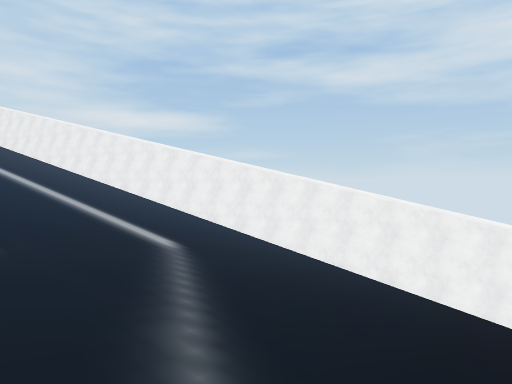
View 1 (above)

22 first-person views from a walk through a scene from a Unity 3-D project. The camera is 1.4 m above the floor, tilts 2° down and sees 70° across. The floor is counted in squares, 2 m on a side. Each view is taken from the middle of a square. On the plan, view 1 faces up. The plan holds only what a view shows up to about 11 squares ahead; the rest is blank. The place goes on beyond the plan. The player character is not drawn. Some animated figures are not drawn. Some surface patterns are stand-ins.

View 2
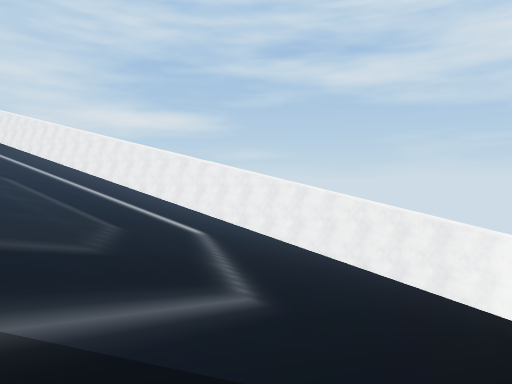

View 3
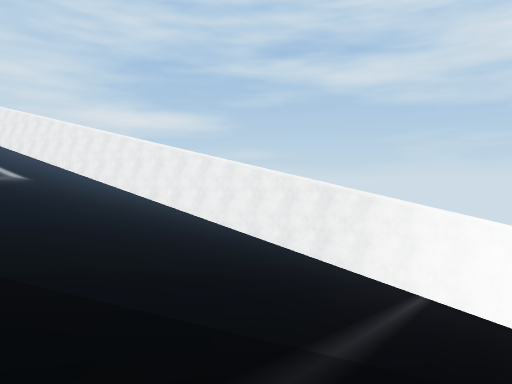

View 4
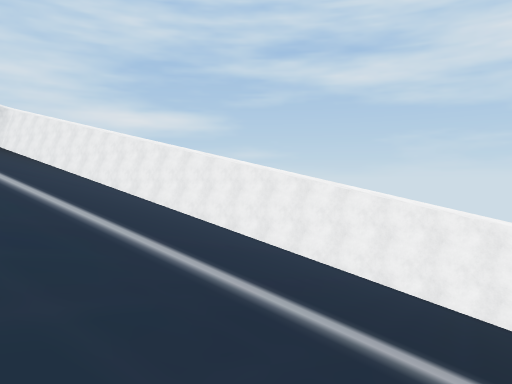

View 5
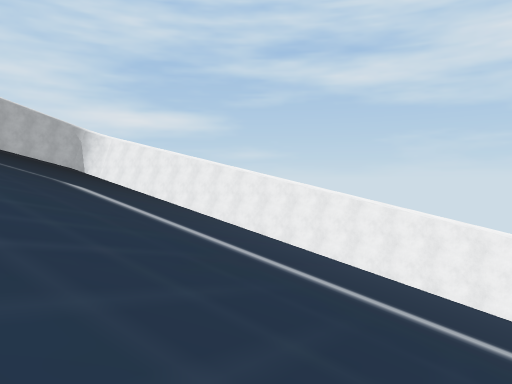

View 6
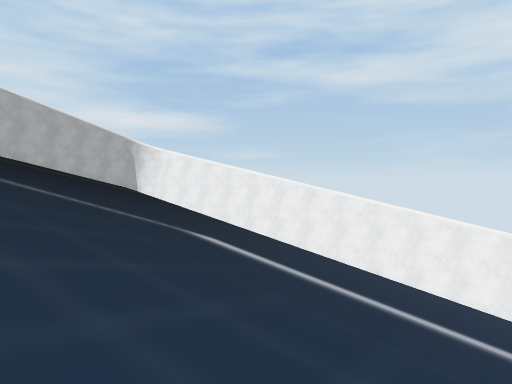

View 7
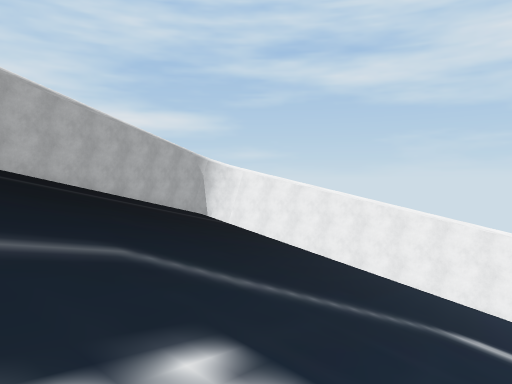

View 8
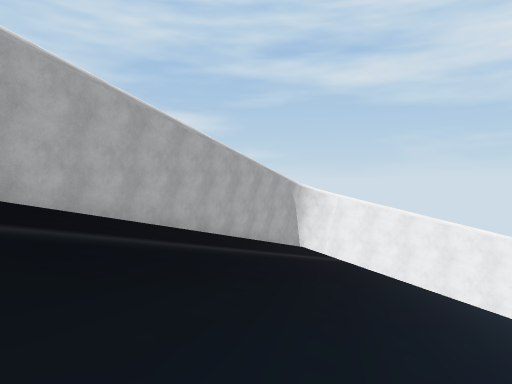

View 9
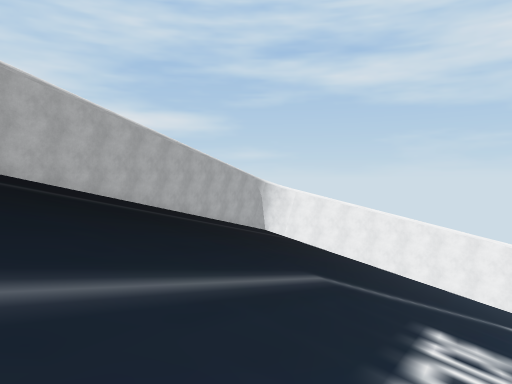

View 10
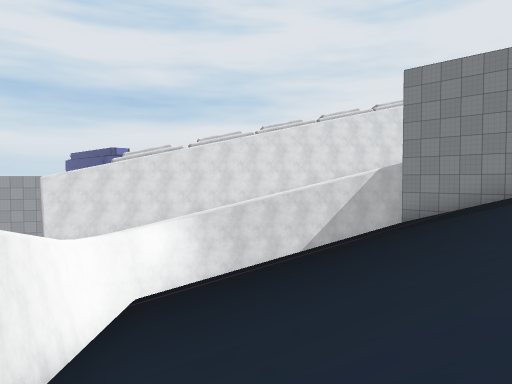

View 11
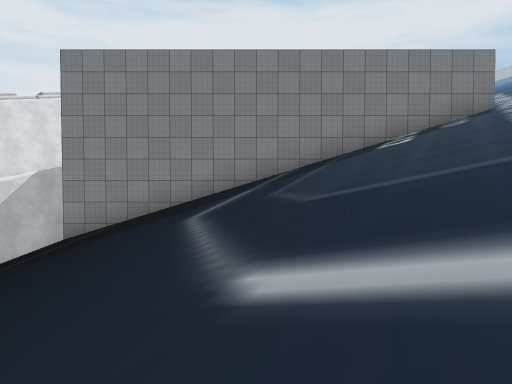

View 12
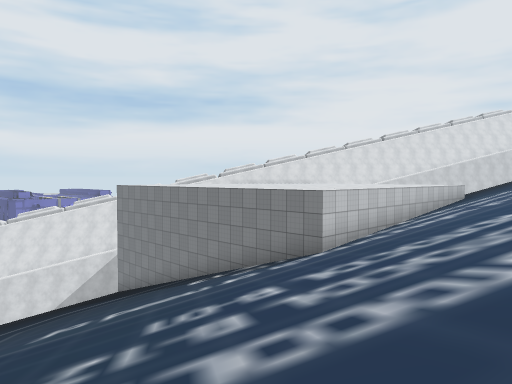

View 13
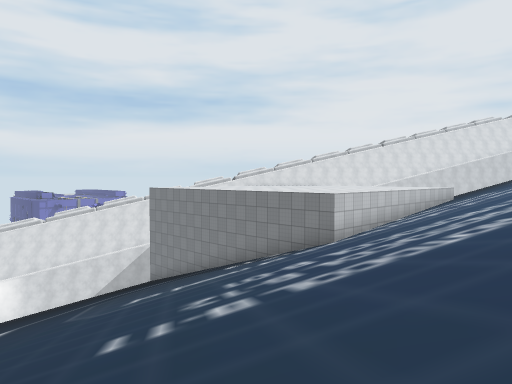

View 14
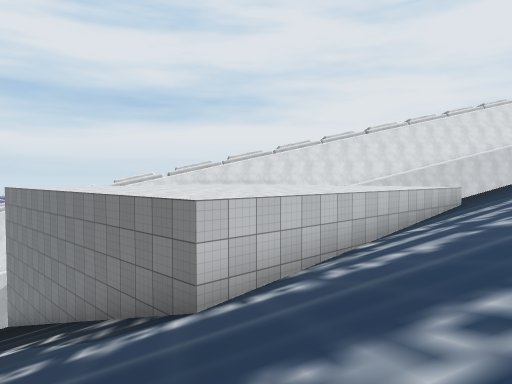

View 15
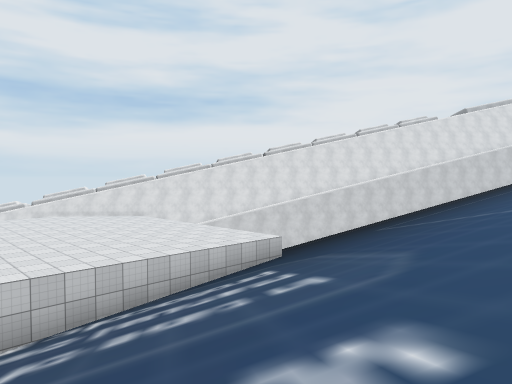

View 16
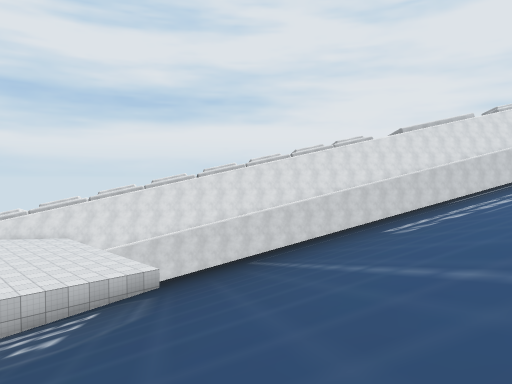

View 17
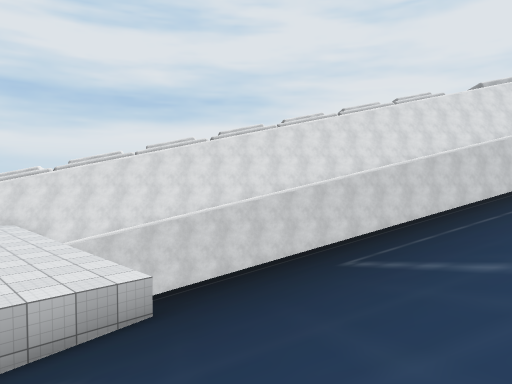

View 18
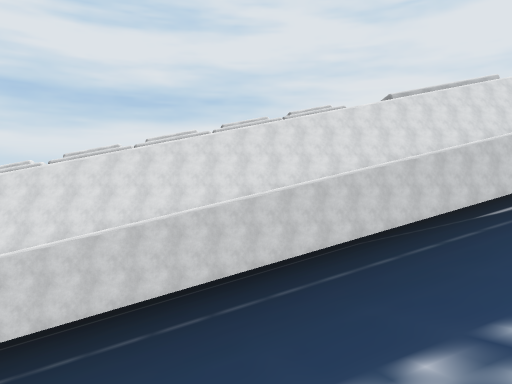

View 19
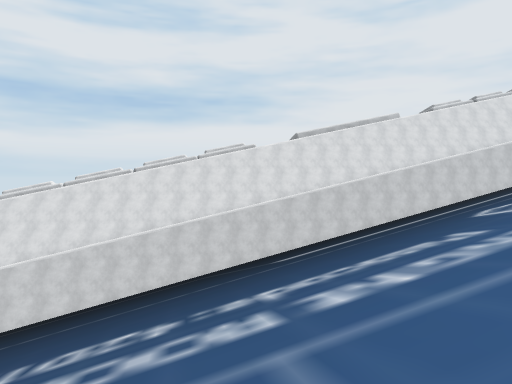

View 20
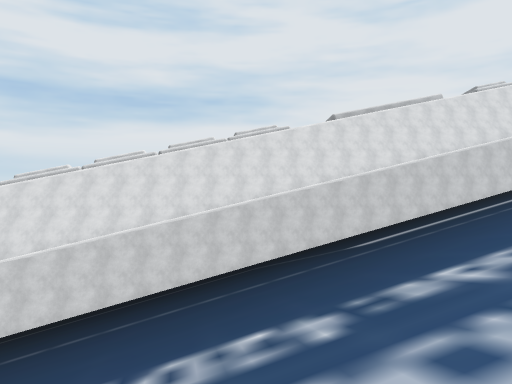

View 21
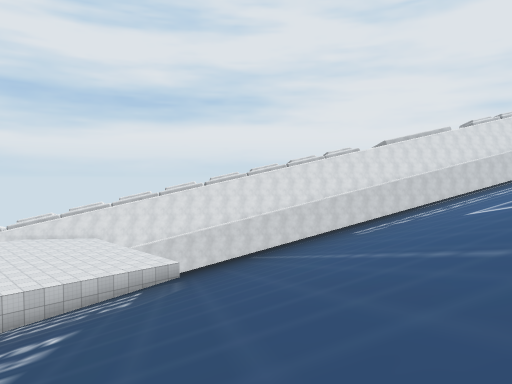

View 22
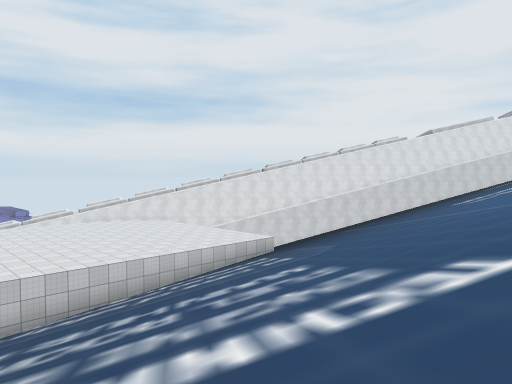

### Floor plan
Key: @ floor where view 1 was taken; # wall or solid block; / step, stairs or slope; ^ raised ledge; v drop or lower ground.
Columns run from 20 left of view 1 to 8 right of it. Each row starts with its distance up from view 1.
 20   #####
 19  ##/vv###
 18  #//// v##
 17 ##/////vv###
 16 #////////vv##
 15 //////////vv###
 14 ////////////vv##
 13 ////////////// ###
 12 ///////////////vv##
 11 ///////////////// ###
 10 //////////////////vv###
  9  ///////////////////vv##
  8  ////////////////////vv###
  7   //   ////////////////vv##
  6    /    ////////////////vv###
  5         //////////////////vv#
  4         ////////////////////#
  3         ///////////////////v#
  2          //////////////////v#
  1          /////////////////v##
  0          ///////////@////v##
 -1          ////////////////
 -2     /    ///////////////v
 -3     //////////##########v#
 -4     //////////#        ###
 -5   / //////////#
 -6   ////////////#
 -7   ////////////#^^
 -8   ////////////^^^###
 -9    ///////////^^^^
-10    ///////////^^^
-11    ///////////^^
-12    ///////////^#
-13    /////////////
-14     ///////////// ##
-15     /////////////v#
-16    /////////////v##
-17    /////////////v#
-18    ////////////v##
-19    ///////////v##
-20     //////////v#
-21     /////////v##
-22     /////////v#
-23     ////////v##
-24     ////////v#
-25      //////v##
-26      /////v##
-27      ///// #
-28      ////

Positions as (right, up) in squares from view 1, and headings:
1: (0, 0), facing up
2: (0, -2), facing up
3: (3, -2), facing up
4: (-4, 3), facing up
5: (-9, 4), facing up
6: (-12, 6), facing up
7: (-15, 8), facing up
8: (-18, 9), facing up
9: (-17, 6), facing up
10: (-1, 8), facing down-right
11: (-1, 6), facing down
12: (-11, 4), facing down-right
13: (-12, 6), facing down-right
14: (-10, 0), facing down-right
15: (-13, -5), facing down-right
16: (-16, -7), facing down-right
17: (-11, -10), facing down-right
18: (-13, -15), facing down-right
19: (-17, -16), facing down-right
20: (-15, -16), facing down-right
21: (-18, -5), facing down-right
22: (-16, -2), facing down-right
